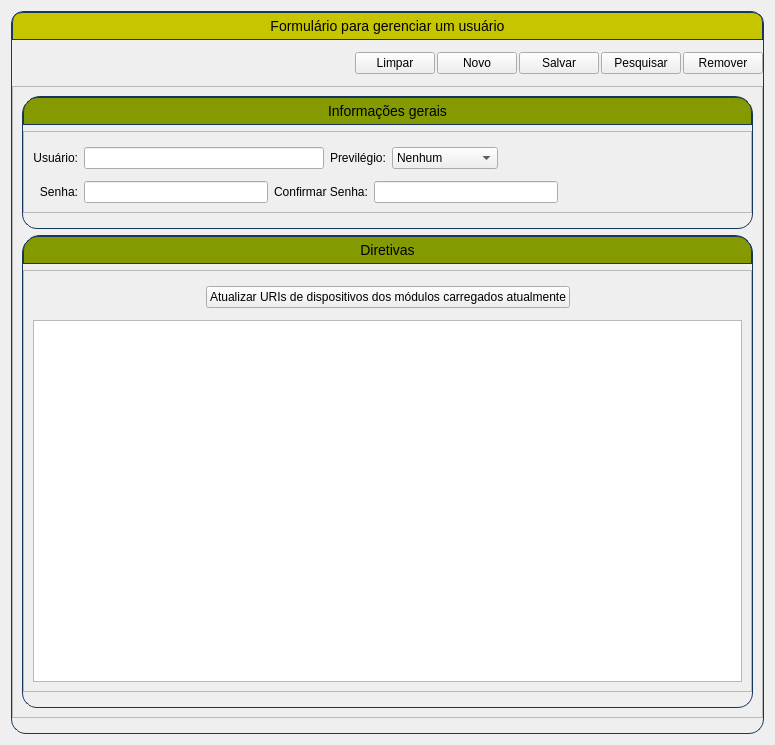
<?xml version="1.0" encoding="UTF-8"?>
<ui version="4.0">
 <class>FormGerenciarUsuarios</class>
 <widget class="QWidget" name="FormGerenciarUsuarios">
  <property name="windowTitle" stdset="0">
   <string>FormGerenciarUsuarios</string>
  </property>
  <property name="geometry" stdset="0">
   <rect>
    <x>0</x>
    <y>0</y>
    <width>775</width>
    <height>745</height>
   </rect>
  </property>
  <layout class="QVBoxLayout" name="verticalLayout">
   <item>
    <widget class="QFrame" name="frameFormulario">
     <property name="frameShape" stdset="0">
      <enum>QFrame::StyledPanel</enum>
     </property>
     <property name="frameShadow" stdset="0">
      <enum>QFrame::Raised</enum>
     </property>
     <property name="styleSheet" stdset="0">
      <string notr="true">QFrame#frameFormulario
{
	border: 1px solid #FF17365D;
	border-top-left-radius: 13px;
	border-top-right-radius: 13px;
	border-bottom-left-radius: 15px;
	border-bottom-right-radius: 15px;
}</string>
     </property>
     <layout class="QVBoxLayout" name="verticalLayout_7">
      <property name="leftMargin">
       <number>0</number>
      </property>
      <property name="topMargin">
       <number>0</number>
      </property>
      <property name="rightMargin">
       <number>0</number>
      </property>
      <property name="bottomMargin">
       <number>15</number>
      </property>
      <item>
       <widget class="QLabel" name="labelTituloFormulario">
        <property name="text" stdset="0">
         <string>Formulário para gerenciar um usuário</string>
        </property>
        <property name="alignment" stdset="0">
         <set>Qt::AlignCenter</set>
        </property>
        <property name="styleSheet" stdset="0">
         <string notr="true">QLabel#labelTituloFormulario {
	border: 1px solid #FF17365D;
	border-top-left-radius: 10px;
	border-top-right-radius: 10px;
	background-color: #c6c600;
	padding: 5px 0px;
	color: #000000;
	max-height: 25px;
    font-size: 14px;
}</string>
        </property>
        <property name="font" stdset="0">
         <font>
          <pointsize>-1</pointsize>
         </font>
        </property>
       </widget>
      </item>
      <item>
       <layout class="QHBoxLayout" name="horizontalLayoutBotoes">
        <property name="spacing" stdset="0">
         <number>2</number>
        </property>
        <property name="topMargin">
         <number>6</number>
        </property>
        <property name="bottomMargin">
         <number>6</number>
        </property>
        <item>
         <spacer name="horizontalSpacer">
          <property name="sizeHint" stdset="0">
           <size>
            <width>40</width>
            <height>20</height>
           </size>
          </property>
          <property name="orientation" stdset="0">
           <enum>Qt::Horizontal</enum>
          </property>
         </spacer>
        </item>
        <item>
         <widget class="QPushButton" name="pushButtonLimpar">
          <property name="text" stdset="0">
           <string>Limpar</string>
          </property>
         </widget>
        </item>
        <item>
         <widget class="QPushButton" name="pushButtonNovo">
          <property name="text" stdset="0">
           <string>Novo</string>
          </property>
         </widget>
        </item>
        <item>
         <widget class="QPushButton" name="pushButtonSalvar">
          <property name="text" stdset="0">
           <string>Salvar</string>
          </property>
         </widget>
        </item>
        <item>
         <widget class="QPushButton" name="pushButtonPesquisar">
          <property name="text" stdset="0">
           <string>Pesquisar</string>
          </property>
         </widget>
        </item>
        <item>
         <widget class="QPushButton" name="pushButtonRemover">
          <property name="text" stdset="0">
           <string>Remover</string>
          </property>
         </widget>
        </item>
       </layout>
      </item>
      <item>
       <widget class="QScrollArea" name="scrollArea">
        <property name="widgetResizable" stdset="0">
         <bool>true</bool>
        </property>
        <widget class="QWidget" name="scrollAreaWidgetContents">
         <property name="geometry" stdset="0">
          <rect>
           <x>0</x>
           <y>0</y>
           <width>745</width>
           <height>607</height>
          </rect>
         </property>
         <layout class="QVBoxLayout" name="verticalLayout_2">
          <item>
           <widget class="QFrame" name="frameInformacoesGerais">
            <property name="frameShape" stdset="0">
             <enum>QFrame::StyledPanel</enum>
            </property>
            <property name="frameShadow" stdset="0">
             <enum>QFrame::Raised</enum>
            </property>
            <property name="styleSheet" stdset="0">
             <string notr="true">QFrame#frameInformacoesGerais
{
	border: 1px solid #FF17365D;
	border-top-left-radius: 18px;
	border-top-right-radius: 18px;
	border-bottom-left-radius: 15px;
	border-bottom-right-radius: 15px;
}</string>
            </property>
            <layout class="QVBoxLayout" name="verticalLayout_4">
             <property name="leftMargin">
              <number>0</number>
             </property>
             <property name="topMargin">
              <number>0</number>
             </property>
             <property name="rightMargin">
              <number>0</number>
             </property>
             <property name="bottomMargin">
              <number>15</number>
             </property>
             <item>
              <widget class="QPushButton" name="pushButtonTituloInformacoesGerais">
               <property name="text" stdset="0">
                <string>Informações gerais</string>
               </property>
               <property name="styleSheet" stdset="0">
                <string notr="true">QPushButton#pushButtonTituloInformacoesGerais {
	border: 1px solid #FF17365D;
	border-top-left-radius: 15px;
	border-top-right-radius: 15px;
	background-color: #859901;
	padding: 5px 0px;
	max-height: 25px;
   font-size: 14px;
}</string>
               </property>
              </widget>
             </item>
             <item>
              <widget class="QFrame" name="subFrameInformaoesGerais">
               <property name="frameShape" stdset="0">
                <enum>QFrame::StyledPanel</enum>
               </property>
               <property name="frameShadow" stdset="0">
                <enum>QFrame::Raised</enum>
               </property>
               <layout class="QGridLayout" name="gridLayout">
                <property name="leftMargin">
                 <number>9</number>
                </property>
                <property name="topMargin">
                 <number>9</number>
                </property>
                <property name="rightMargin">
                 <number>9</number>
                </property>
                <property name="bottomMargin">
                 <number>9</number>
                </property>
                <item row="1" column="0">
                 <layout class="QHBoxLayout" name="horizontalLayout">
                  <property name="topMargin">
                   <number>6</number>
                  </property>
                  <item>
                   <widget class="QLabel" name="labelSenha">
                    <property name="text" stdset="0">
                     <string>Senha:</string>
                    </property>
                    <property name="alignment" stdset="0">
                     <set>Qt::AlignRight|Qt::AlignTrailing|Qt::AlignVCenter</set>
                    </property>
                    <property name="minimumSize" stdset="0">
                     <size>
                      <width>45</width>
                      <height>0</height>
                     </size>
                    </property>
                   </widget>
                  </item>
                  <item>
                   <widget class="QLineEdit" name="lineEditSenha">
                    <property name="echoMode" stdset="0">
                     <enum>QLineEdit::Password</enum>
                    </property>
                    <property name="maximumSize" stdset="0">
                     <size>
                      <width>240</width>
                      <height>16777215</height>
                     </size>
                    </property>
                   </widget>
                  </item>
                  <item>
                   <widget class="QLabel" name="labelConfirmarSenha">
                    <property name="text" stdset="0">
                     <string>Confirmar Senha:</string>
                    </property>
                   </widget>
                  </item>
                  <item>
                   <widget class="QLineEdit" name="lineEditConfirmarSenha">
                    <property name="echoMode" stdset="0">
                     <enum>QLineEdit::Password</enum>
                    </property>
                    <property name="maximumSize" stdset="0">
                     <size>
                      <width>240</width>
                      <height>16777215</height>
                     </size>
                    </property>
                   </widget>
                  </item>
                  <item>
                   <spacer name="horizontalSpacer_3">
                    <property name="sizeHint" stdset="0">
                     <size>
                      <width>40</width>
                      <height>20</height>
                     </size>
                    </property>
                    <property name="orientation" stdset="0">
                     <enum>Qt::Horizontal</enum>
                    </property>
                   </spacer>
                  </item>
                 </layout>
                </item>
                <item row="0" column="0">
                 <layout class="QHBoxLayout" name="horizontalLayoutUsuario">
                  <property name="topMargin">
                   <number>6</number>
                  </property>
                  <item>
                   <widget class="QLabel" name="labelUsuario">
                    <property name="text" stdset="0">
                     <string>Usuário:</string>
                    </property>
                    <property name="alignment" stdset="0">
                     <set>Qt::AlignRight|Qt::AlignTrailing|Qt::AlignVCenter</set>
                    </property>
                    <property name="minimumSize" stdset="0">
                     <size>
                      <width>45</width>
                      <height>0</height>
                     </size>
                    </property>
                   </widget>
                  </item>
                  <item>
                   <widget class="QLineEdit" name="lineEditUsuario">
                    <property name="maximumSize" stdset="0">
                     <size>
                      <width>240</width>
                      <height>16777215</height>
                     </size>
                    </property>
                   </widget>
                  </item>
                  <item>
                   <widget class="QLabel" name="labelPrevilegio">
                    <property name="text" stdset="0">
                     <string>Previlégio:</string>
                    </property>
                   </widget>
                  </item>
                  <item>
                   <widget class="QComboBox" name="comboBoxPrevilegio">
                    <item>
                     <property name="text">
                      <string>Nenhum</string>
                     </property>
                    </item>
                    <item>
                     <property name="text">
                      <string>Usuário</string>
                     </property>
                    </item>
                    <item>
                     <property name="text">
                      <string>Administrador</string>
                     </property>
                    </item>
                   </widget>
                  </item>
                  <item>
                   <spacer name="horizontalSpacer_2">
                    <property name="sizeHint" stdset="0">
                     <size>
                      <width>40</width>
                      <height>20</height>
                     </size>
                    </property>
                    <property name="orientation" stdset="0">
                     <enum>Qt::Horizontal</enum>
                    </property>
                   </spacer>
                  </item>
                 </layout>
                </item>
               </layout>
              </widget>
             </item>
            </layout>
           </widget>
          </item>
          <item>
           <widget class="QFrame" name="frameDiretivas">
            <property name="frameShape" stdset="0">
             <enum>QFrame::StyledPanel</enum>
            </property>
            <property name="frameShadow" stdset="0">
             <enum>QFrame::Raised</enum>
            </property>
            <property name="styleSheet" stdset="0">
             <string notr="true">QFrame#frameDiretivas
{
	border: 1px solid #FF17365D;
	border-top-left-radius: 18px;
	border-top-right-radius: 18px;
	border-bottom-left-radius: 15px;
	border-bottom-right-radius: 15px;
}</string>
            </property>
            <layout class="QVBoxLayout" name="verticalLayout_5">
             <property name="leftMargin">
              <number>0</number>
             </property>
             <property name="topMargin">
              <number>0</number>
             </property>
             <property name="rightMargin">
              <number>0</number>
             </property>
             <property name="bottomMargin">
              <number>15</number>
             </property>
             <item>
              <widget class="QPushButton" name="pushButtonTituloDiretivas">
               <property name="text" stdset="0">
                <string>Diretivas</string>
               </property>
               <property name="styleSheet" stdset="0">
                <string notr="true">QPushButton#pushButtonTituloDiretivas {
	border: 1px solid #FF17365D;
	border-top-left-radius: 15px;
	border-top-right-radius: 15px;
	background-color: #859901;
	padding: 5px 0px;
	max-height: 25px;
   font-size: 14px;
}</string>
               </property>
              </widget>
             </item>
             <item>
              <widget class="QFrame" name="subFrameDiretivas">
               <property name="frameShape" stdset="0">
                <enum>QFrame::StyledPanel</enum>
               </property>
               <property name="frameShadow" stdset="0">
                <enum>QFrame::Raised</enum>
               </property>
               <layout class="QGridLayout" name="gridLayout_2">
                <property name="leftMargin">
                 <number>9</number>
                </property>
                <property name="topMargin">
                 <number>9</number>
                </property>
                <property name="rightMargin">
                 <number>9</number>
                </property>
                <property name="bottomMargin">
                 <number>9</number>
                </property>
                <item row="2" column="0">
                 <widget class="QTreeView" name="treeViewDiretivas"/>
                </item>
                <item row="1" column="0">
                 <layout class="QHBoxLayout" name="horizontalLayout_2">
                  <property name="topMargin">
                   <number>6</number>
                  </property>
                  <property name="bottomMargin">
                   <number>6</number>
                  </property>
                  <item>
                   <spacer name="horizontalSpacer_4">
                    <property name="sizeHint" stdset="0">
                     <size>
                      <width>40</width>
                      <height>20</height>
                     </size>
                    </property>
                    <property name="orientation" stdset="0">
                     <enum>Qt::Horizontal</enum>
                    </property>
                   </spacer>
                  </item>
                  <item>
                   <widget class="QPushButton" name="pushButtonAtualizar">
                    <property name="text" stdset="0">
                     <string>Atualizar URIs de dispositivos dos módulos carregados atualmente</string>
                    </property>
                   </widget>
                  </item>
                  <item>
                   <spacer name="horizontalSpacer_5">
                    <property name="sizeHint" stdset="0">
                     <size>
                      <width>40</width>
                      <height>20</height>
                     </size>
                    </property>
                    <property name="orientation" stdset="0">
                     <enum>Qt::Horizontal</enum>
                    </property>
                   </spacer>
                  </item>
                 </layout>
                </item>
               </layout>
              </widget>
             </item>
            </layout>
           </widget>
          </item>
         </layout>
        </widget>
       </widget>
      </item>
     </layout>
    </widget>
   </item>
  </layout>
 </widget>
 <resources/>
 <connections/>
</ui>
